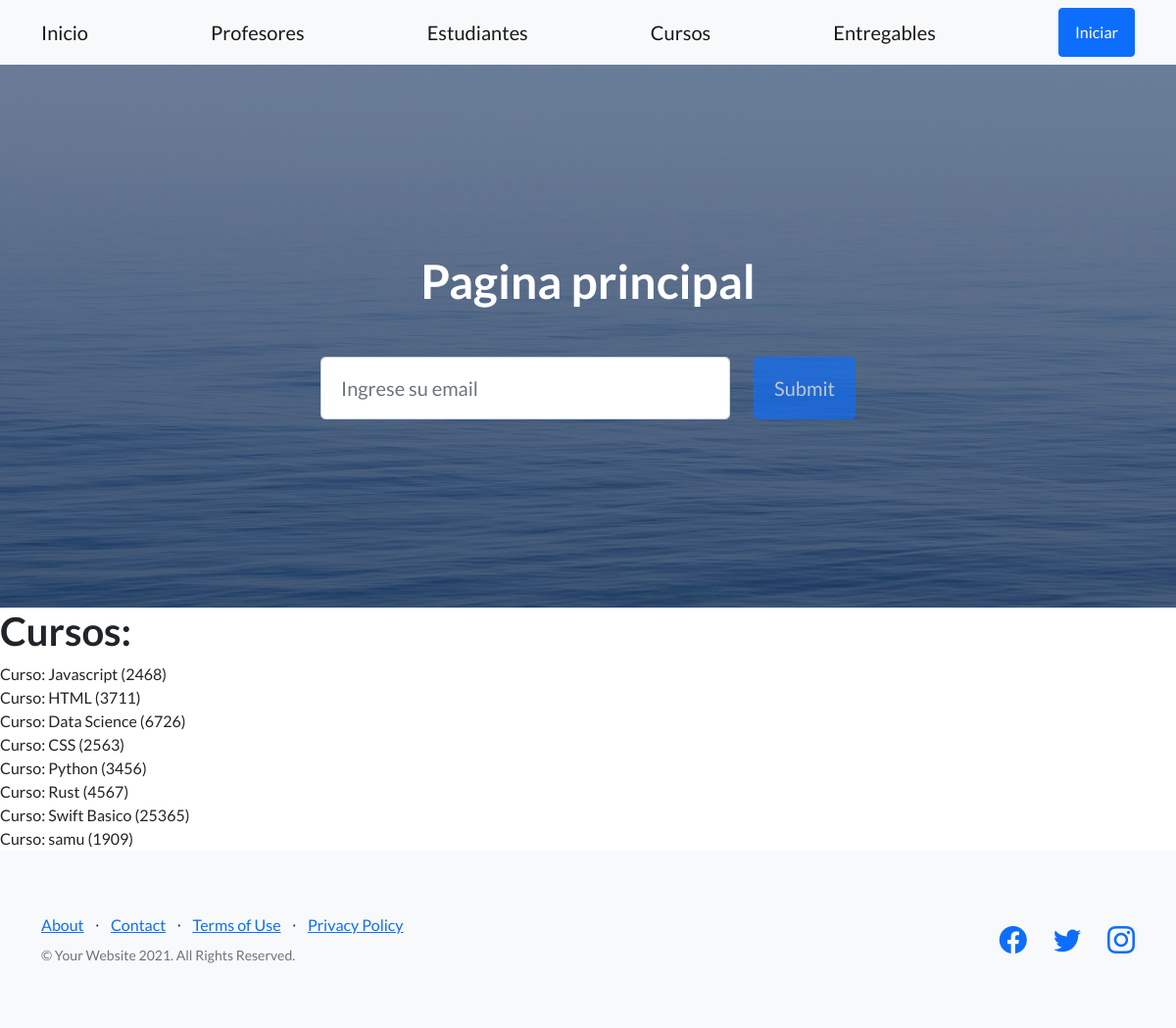
The page /AppCoder/cursos on the database as committed earlier.
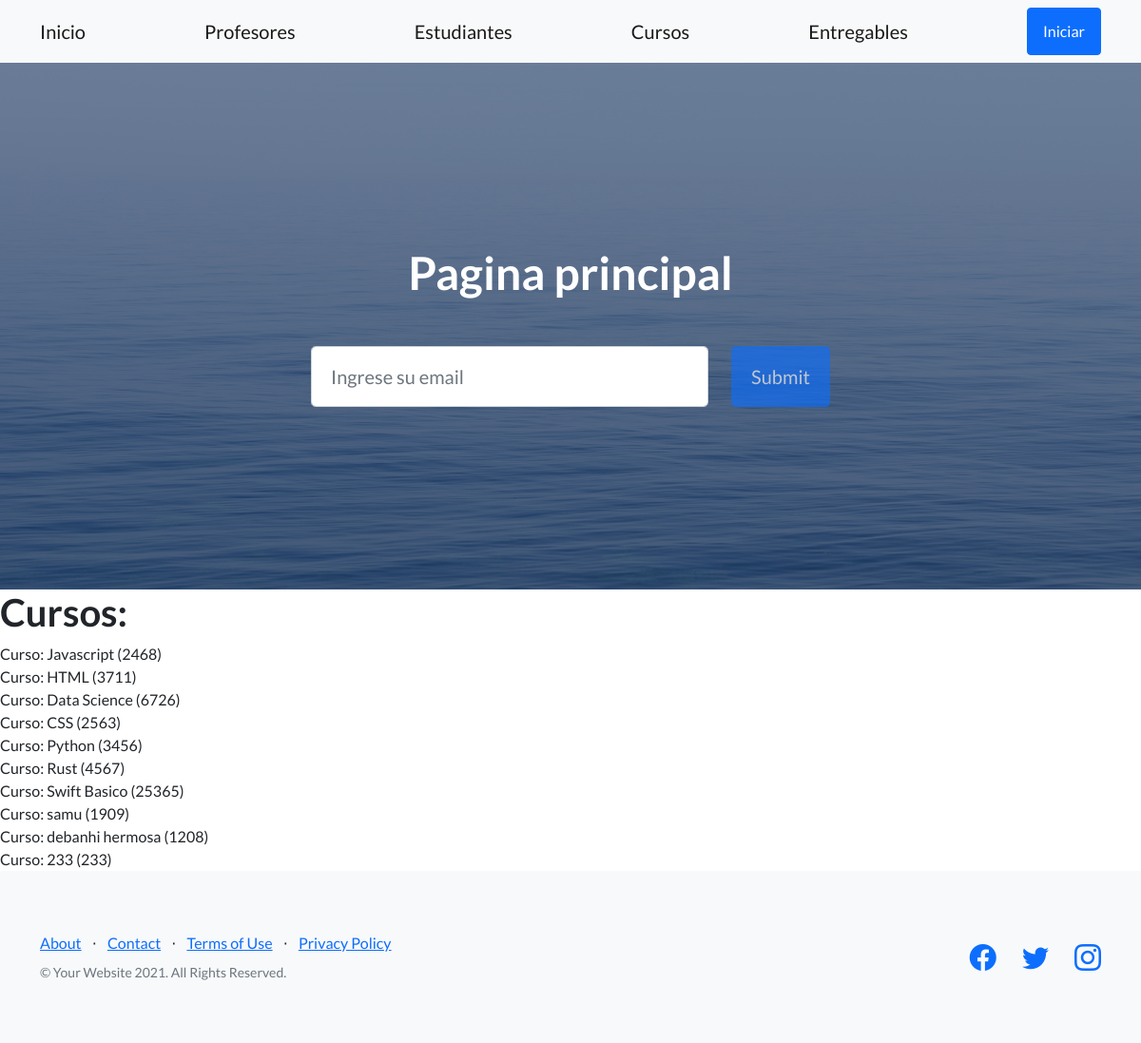
The same page on the database as committed later.
### AppCoder/models.py (models this page shows)
class Curso(models.Model):
    nombre = models.CharField(max_length=40)
    camada = models.IntegerField()
    def __str__(self):
        return f'Curso: {self.nombre} ({self.camada})'

### AppCoder/views.py (the view)
# urls.py: path('cursos', views.cursos, name='Cursos'),
def cursos(request):
    return render(request, "AppCoder/cursos.html",
                  {'cursos': Curso.objects.all()})

### AppCoder/templates/AppCoder/cursos.html
{% extends 'AppCoder/padre.html' %}
{%  load static %}
{% block contenidoquecambia%}
    <h1>Cursos:</h1>
    {% for curso in cursos %}
        {{ curso }}
        <br>
    {% endfor %}
{% endblock %}

### AppCoder/templates/AppCoder/padre.html (shortened to what this page needs)
<!DOCTYPE html>
<html lang="en">
    <head>
        {% load static %}
        <link href="https://cdn.jsdelivr.net/npm/bootstrap-icons@1.5.0/font/bootstrap-icons.css" rel="stylesheet" type="text/css" />
        <link href="{% static 'AppCoder/css/styles.css' %}" rel="stylesheet" />
    </head>
    <body>
        <nav class="navbar navbar-light bg-light static-top">
            <div class="container">
                <a class="navbar-brand" href="{% url 'Inicio' %}">Inicio</a>
                <a class="navbar-brand" href="{% url 'Profesores' %}">Profesores</a>
                <a class="navbar-brand" href="{% url 'Estudiantes' %}">Estudiantes</a>
                <a class="navbar-brand" href="{% url 'Cursos' %}">Cursos</a>
                <a class="navbar-brand" href="{% url 'Entregables' %}">Entregables</a>
                <a class="btn btn-primary" href="#NADAAUN">Iniciar</a>
            </div>
        </nav>
        <header class="masthead">
            <div class="container position-relative">
                <div class="row justify-content-center">
                    <div class="col-xl-6">
                        <div class="text-center text-white">
                            <h1 class="mb-5">Pagina principal</h1>
                            <form class="form-subscribe" id="contactForm" data-sb-form-api-token="API_TOKEN">
                                <div class="row">
                                    <div class="col">
                                        <input class="form-control form-control-lg" id="emailAddress" type="email" placeholder="Ingrese su email" data-sb-validations="required,email" />
                                    </div>
                                    <div class="col-auto"><button class="btn btn-primary btn-lg disabled" id="submitButton" type="submit">Submit</button></div>
                                </div>
                            </form>
                        </div>
                    </div>
                </div>
            </div>
        </header>
       {% block contenidoquecambia %}
       {%  endblock %}
        <footer class="footer bg-light">
            <div class="container">
                <div class="row">
                    <div class="col-lg-6 h-100 text-center text-lg-start my-auto">
                        <ul class="list-inline mb-2">
                            <li class="list-inline-item"><a href="#!">About</a></li>
                            <li class="list-inline-item">⋅</li>
                            <li class="list-inline-item"><a href="#!">Contact</a></li>
                            <li class="list-inline-item">⋅</li>
                            <li class="list-inline-item"><a href="#!">Terms of Use</a></li>
                            <li class="list-inline-item">⋅</li>
                            <li class="list-inline-item"><a href="#!">Privacy Policy</a></li>
                        </ul>
                        <p class="text-muted small mb-4 mb-lg-0">&copy; Your Website 2021. All Rights Reserved.</p>
                    </div>
                    <div class="col-lg-6 h-100 text-center text-lg-end my-auto">
                        <ul class="list-inline mb-0">
                            <li class="list-inline-item me-4">
                                <a href="#!"><i class="bi-facebook fs-3"></i></a>
                            </li>
                            <li class="list-inline-item me-4">
                                <a href="#!"><i class="bi-twitter fs-3"></i></a>
                            </li>
                            <li class="list-inline-item">
                                <a href="#!"><i class="bi-instagram fs-3"></i></a>
                            </li>
                        </ul>
                    </div>
                </div>
            </div>
        </footer>
    </body>
</html>

Rows that differ between the two databases and show on the page:
added Curso: nombre+camada "Curso: debanhi hermosa (1208)"
added Curso: nombre+camada "Curso: 233 (233)"
